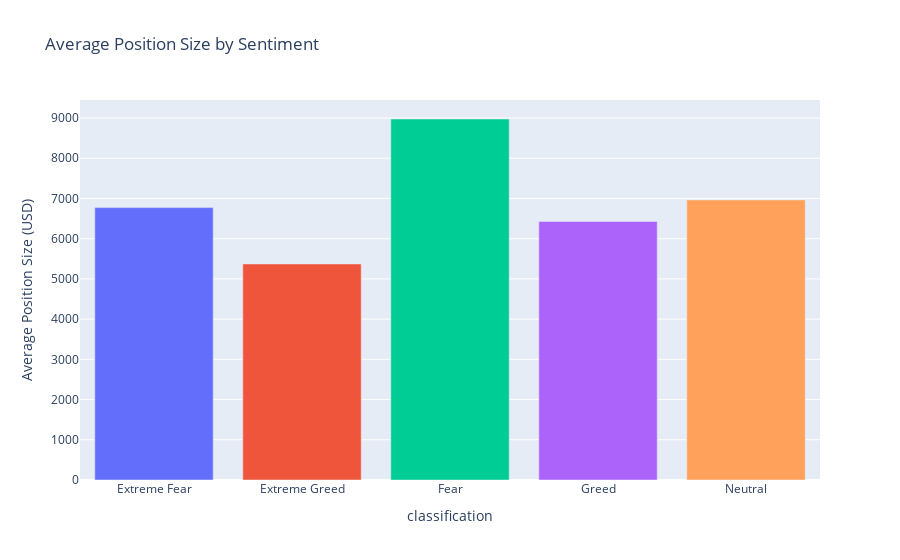

Notebook cell for this chart:
### Code cell
fig = px.bar(
    size_avg,
    x="classification",
    y="avg_size_usd",
    color="classification",
    title="Average Position Size by Sentiment"
)

fig.update_layout(
    yaxis_title="Average Position Size (USD)",
    showlegend=False
)

fig.show()

### Figure 1 — Plotly figure (JSON) as saved in the notebook; plotly's stock layout.template omitted (floating-point values rounded to 4 significant figures)
{"data": [{"hovertemplate": "classification=%{x}<br>avg_size_usd=%{y}<extra></extra>", "legendgroup": "Extreme Fear", "marker": {"color": "#636efa", "pattern": {"shape": ""}}, "name": "Extreme Fear", "orientation": "v", "showlegend": true, "textposition": "auto", "type": "bar", "x": ["Extreme Fear"], "xaxis": "x", "y": [6773.0], "yaxis": "y"}, {"hovertemplate": "classification=%{x}<br>avg_size_usd=%{y}<extra></extra>", "legendgroup": "Extreme Greed", "marker": {"color": "#EF553B", "pattern": {"shape": ""}}, "name": "Extreme Greed", "orientation": "v", "showlegend": true, "textposition": "auto", "type": "bar", "x": ["Extreme Greed"], "xaxis": "x", "y": [5372.0], "yaxis": "y"}, {"hovertemplate": "classification=%{x}<br>avg_size_usd=%{y}<extra></extra>", "legendgroup": "Fear", "marker": {"color": "#00cc96", "pattern": {"shape": ""}}, "name": "Fear", "orientation": "v", "showlegend": true, "textposition": "auto", "type": "bar", "x": ["Fear"], "xaxis": "x", "y": [8976.0], "yaxis": "y"}, {"hovertemplate": "classification=%{x}<br>avg_size_usd=%{y}<extra></extra>", "legendgroup": "Greed", "marker": {"color": "#ab63fa", "pattern": {"shape": ""}}, "name": "Greed", "orientation": "v", "showlegend": true, "textposition": "auto", "type": "bar", "x": ["Greed"], "xaxis": "x", "y": [6428.0], "yaxis": "y"}, {"hovertemplate": "classification=%{x}<br>avg_size_usd=%{y}<extra></extra>", "legendgroup": "Neutral", "marker": {"color": "#FFA15A", "pattern": {"shape": ""}}, "name": "Neutral", "orientation": "v", "showlegend": true, "textposition": "auto", "type": "bar", "x": ["Neutral"], "xaxis": "x", "y": [6964.0], "yaxis": "y"}], "layout": {"barmode": "relative", "legend": {"title": {"text": "classification"}, "tracegroupgap": 0}, "showlegend": false, "title": {"text": "Average Position Size by Sentiment"}, "xaxis": {"anchor": "y", "categoryarray": ["Extreme Fear", "Extreme Greed", "Fear", "Greed", "Neutral"], "categoryorder": "array", "domain": [0, 1], "title": {"text": "classification"}}, "yaxis": {"anchor": "x", "domain": [0, 1], "title": {"text": "Average Position Size (USD)"}}}}
